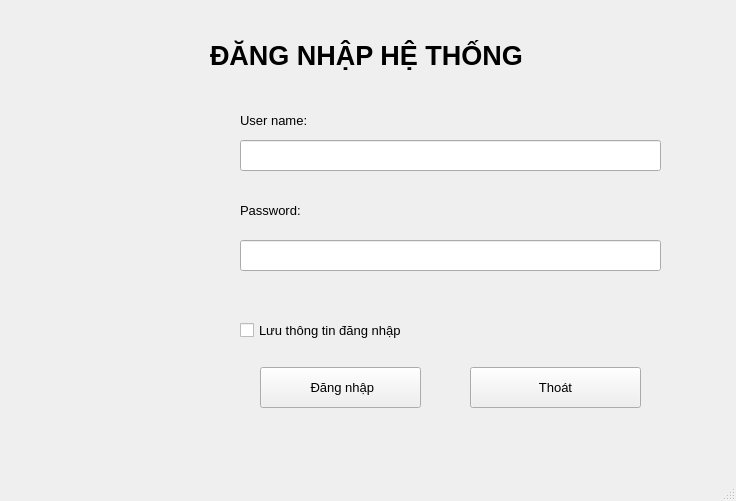
<?xml version="1.0" encoding="UTF-8"?>
<ui version="4.0">
 <class>MainWindow</class>
 <widget class="QMainWindow" name="MainWindow">
  <property name="geometry">
   <rect>
    <x>0</x>
    <y>0</y>
    <width>736</width>
    <height>501</height>
   </rect>
  </property>
  <property name="windowTitle">
   <string>MainWindow</string>
  </property>
  <widget class="QWidget" name="centralwidget">
   <widget class="QLabel" name="label">
    <property name="geometry">
     <rect>
      <x>210</x>
      <y>30</y>
      <width>401</width>
      <height>51</height>
     </rect>
    </property>
    <property name="font">
     <font>
      <pointsize>20</pointsize>
      <weight>75</weight>
      <bold>true</bold>
     </font>
    </property>
    <property name="focusPolicy">
     <enum>Qt::WheelFocus</enum>
    </property>
    <property name="autoFillBackground">
     <bool>false</bool>
    </property>
    <property name="text">
     <string>ĐĂNG NHẬP HỆ THỐNG</string>
    </property>
   </widget>
   <widget class="QLabel" name="label_2">
    <property name="geometry">
     <rect>
      <x>240</x>
      <y>110</y>
      <width>101</width>
      <height>20</height>
     </rect>
    </property>
    <property name="font">
     <font>
      <pointsize>10</pointsize>
     </font>
    </property>
    <property name="text">
     <string>User name:</string>
    </property>
   </widget>
   <widget class="QLineEdit" name="lineEditusername">
    <property name="geometry">
     <rect>
      <x>240</x>
      <y>140</y>
      <width>421</width>
      <height>31</height>
     </rect>
    </property>
   </widget>
   <widget class="QLabel" name="label_3">
    <property name="geometry">
     <rect>
      <x>240</x>
      <y>200</y>
      <width>101</width>
      <height>20</height>
     </rect>
    </property>
    <property name="font">
     <font>
      <pointsize>10</pointsize>
     </font>
    </property>
    <property name="text">
     <string>Password:</string>
    </property>
   </widget>
   <widget class="QLineEdit" name="lineEditpassword">
    <property name="geometry">
     <rect>
      <x>240</x>
      <y>240</y>
      <width>421</width>
      <height>31</height>
     </rect>
    </property>
    <property name="echoMode">
     <enum>QLineEdit::Password</enum>
    </property>
   </widget>
   <widget class="QCheckBox" name="checkBoxluuthongtindangnhap">
    <property name="geometry">
     <rect>
      <x>240</x>
      <y>320</y>
      <width>221</width>
      <height>20</height>
     </rect>
    </property>
    <property name="font">
     <font>
      <pointsize>10</pointsize>
     </font>
    </property>
    <property name="text">
     <string>Lưu thông tin đăng nhập</string>
    </property>
   </widget>
   <widget class="QPushButton" name="pushButtondangnhap">
    <property name="geometry">
     <rect>
      <x>260</x>
      <y>367</y>
      <width>161</width>
      <height>41</height>
     </rect>
    </property>
    <property name="font">
     <font>
      <pointsize>10</pointsize>
     </font>
    </property>
    <property name="text">
     <string> Đăng nhập</string>
    </property>
    <property name="icon">
     <iconset>
      <normaloff>../Images/3994380_access_enter_input_login_sign in_icon.png</normaloff>../Images/3994380_access_enter_input_login_sign in_icon.png</iconset>
    </property>
   </widget>
   <widget class="QPushButton" name="pushButtonthoat">
    <property name="geometry">
     <rect>
      <x>470</x>
      <y>367</y>
      <width>171</width>
      <height>41</height>
     </rect>
    </property>
    <property name="font">
     <font>
      <pointsize>10</pointsize>
     </font>
    </property>
    <property name="text">
     <string>Thoát</string>
    </property>
    <property name="icon">
     <iconset>
      <normaloff>../Images/3994382_access_close_exit_logout_sign out_icon.png</normaloff>../Images/3994382_access_close_exit_logout_sign out_icon.png</iconset>
    </property>
   </widget>
   <widget class="QLabel" name="label_4">
    <property name="geometry">
     <rect>
      <x>60</x>
      <y>110</y>
      <width>141</width>
      <height>181</height>
     </rect>
    </property>
    <property name="text">
     <string/>
    </property>
    <property name="pixmap">
     <pixmap>../Images/131507_hacker_administrator_system_sys_hack_icon.png</pixmap>
    </property>
   </widget>
  </widget>
  <widget class="QMenuBar" name="menubar">
   <property name="geometry">
    <rect>
     <x>0</x>
     <y>0</y>
     <width>736</width>
     <height>26</height>
    </rect>
   </property>
  </widget>
  <widget class="QStatusBar" name="statusbar"/>
 </widget>
 <resources/>
 <connections>
  <connection>
   <sender>pushButtonthoat</sender>
   <signal>clicked()</signal>
   <receiver>MainWindow</receiver>
   <slot>close()</slot>
   <hints>
    <hint type="sourcelabel">
     <x>555</x>
     <y>413</y>
    </hint>
    <hint type="destinationlabel">
     <x>367</x>
     <y>250</y>
    </hint>
   </hints>
  </connection>
 </connections>
</ui>
